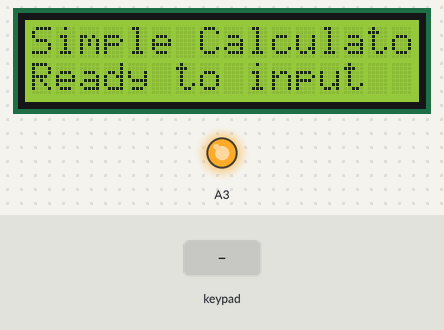
Bench run of a sketch on a simulated Arduino Uno, built with avr-gcc and run on an emulated ATmega328P. On the bench: 16×2 character LCD, output pins drawn as LEDs (lit = HIGH). Wiring (inferred from the names in the program): 4×4 keypad with keys 1 2 3 A 4 5 6 B 7 8 9 C * 0 # D (labels assumed): rows pin 9, pin 8, pin 7, pin 6; columns pin 5, pin 4, pin 3, pin 2. Inputs (shaded band) come from the test bench. Pins used as bus, display or sensor lines are not drawn; what the sketch prints to the serial monitor is not drawn.

Above: at 1.6 s.
1.7 s: keypad keys 9 8 7 6 # pressed 0.4 s apart
At 3.8 s:
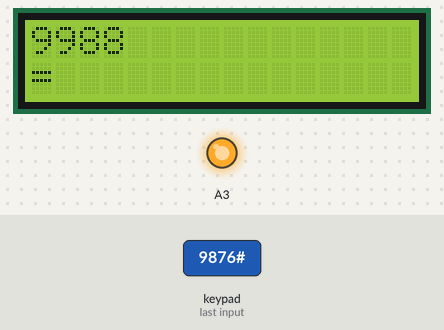
5.2 s: key '*' pressed
At 6.4 s:
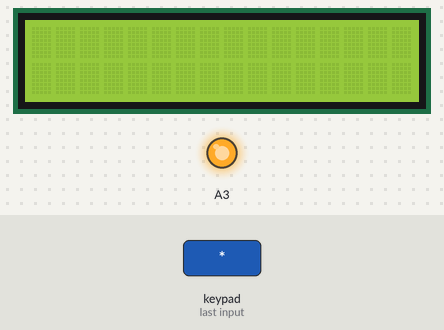
6.7 s: key 'A' pressed
At 7.6 s:
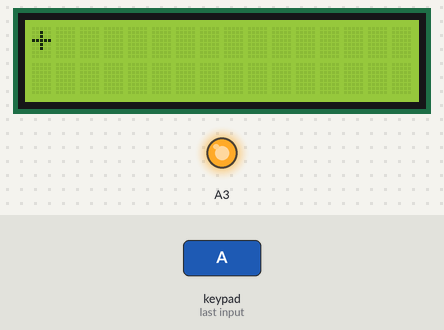
8.2 s: keypad keys 5 4 3 2 # pressed 0.4 s apart
At 11.2 s:
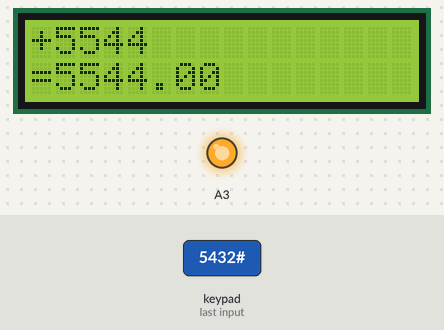
Timing chart, 0 to 12.7 s (numbered marks = the images above; inputs shaded):
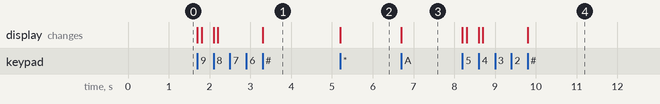

Measured:
- after the input at 1.7 s, the display: first changes at once (image 1 shows a later state)
- after the input at 5.2 s, the display: changes at once (image 2)
- after the input at 6.7 s, the display: changes at once (image 3)
- after the input at 8.2 s, the display: first changes at once (image 4 shows a later state)

The sketch:

arduino_calculator_using_keypad.ino
```cpp
#if 0
  #include <Wire.h>
  #include <LiquidCrystal_I2C.h>
  LiquidCrystal_I2C lcd(0x27,16,2);  // set the LCD address to 0x27 for a 16 chars and 2 line display
#else
  #include <LiquidCrystal.h>
  LiquidCrystal lcd(A0,A1,13,12,11,10);
#endif

#define VER  1.0f
#define val_cnt 4

int chk_init = 0;
int val, val2 = 0;
int key_val = 0;
int set_cal = 0;
int cal_end = 0;
long digit4_sum_1 = 0;
long digit4_sum_2 = 0;
double digit4_total = 0;

const int numRows = 4;
const int numCols = 4;
int input_num = 0;

int reset_val = 0;
int reading;

long time = 0;        // LED ON/OFF
long debounce = 100;  // Debounce 1000

int pinRows[numRows] = {9, 8, 7, 6};
int pinCols[numCols] = {5, 4, 3, 2};

void Reset();

void setup()
{
    pinMode(13, OUTPUT); //LED HOPE

    //MsTimer2::set(500, TimerISR); // 0.5sec
    //MsTimer2::start();

    Serial.begin(9600);    // init Serial communication
    Serial.print("Simple Calc Program");
    Serial.print("VER :");
    Serial.println(VER);

#if 0
    lcd.init();       // initialize the lcd I2C
    lcd.begin(16,2);
    lcd.backlight();  // backlight on
    lcd.print("Digital Calculator");
    lcd.setCursor(0,1);
    lcd.print("Ready to input");
    lcd.setCursor(0,0);
#else
    lcd.begin(16,2);
    lcd.print("Simple Calculator");
    lcd.setCursor(0,1);
    lcd.print("Ready to input");
    lcd.setCursor(0,0);
#endif

    digitalWrite(A3, HIGH);
    delay(200);
    // initialize row pins as INPUT
    for(int i=0; i<numRows; i++)
    {
        pinMode(pinRows[i], INPUT_PULLUP);
    }

    // initialize column pins as OUTPUT
    for(int j=0; j<numCols; j++)
    {
        pinMode(pinCols[j], OUTPUT);
        digitalWrite(pinCols[j], HIGH);
    } // set initial output as HIGH

  	pinMode(A3, OUTPUT);
    delay(200);
}

//void(*resetFunc)(void) = 0;

void clear_init()
{
    lcd.clear();
    val = 0;
    val2 = 0;
    digit4_sum_1 = 0;
    digit4_sum_2 = 0;
    digit4_total = 0;
    set_cal = 0;
    cal_end = 0;
}

void loop()
{
    // Check input
    for(int j=0; j<numCols; j++)
    {
        digitalWrite(pinCols[j], LOW);    // set as LOW to check button press
        for(int i=0; i<numRows; i++)
        {
            input_num = (i * numRows) + j;

            reading = digitalRead(pinRows[i]);

            if(reading == LOW)
            {
                if(millis() - time > debounce)
                {
                  if(!cal_end)
                  {
                    if(input_num == 0) key_val = 1;
                    else if(input_num == 1) key_val = 2;
                    else if(input_num == 2) key_val = 3;
                    else if(input_num == 3) key_val = 10; // +
                    else if(input_num == 4) key_val = 4;
                    else if(input_num == 5) key_val = 5;
                    else if(input_num == 6) key_val = 6;
                    else if(input_num == 7) key_val = 11; // -
                    else if(input_num == 8) key_val = 7;
                    else if(input_num == 9) key_val = 8;
                    else if(input_num == 10) key_val = 9;
                    else if(input_num == 11) key_val = 12; // *
                    else if(input_num == 13) key_val = 0;
                    else if(input_num == 14) key_val = 13; // =
                    else if(input_num == 15) key_val = 14; // /
                  }
                    if(input_num == 12) key_val = 15; // clear_init();

                    if(!chk_init)
                    {
                        lcd.clear();
                        chk_init = 1;
                    }
                    //Serial.println(input_num);
                    time = millis();

                    if(!digit4_sum_1) val=0;

                    switch(key_val)
                    {
                        case 0 ... 9:
                            if(!set_cal)
                            {
                                if(val < val_cnt){
                                  Serial.println(val);
                                  val++;
                                  lcd.setCursor(0,0);
                                  digit4_sum_1 = digit4_sum_1 * 10 + key_val;
                                  lcd.print(digit4_sum_1);
                                }
                            }
                            else
                            {
                                if(val2 < val_cnt){
                                  Serial.println(val2);
                                  val2++;
                                  lcd.setCursor(val+1,0);
                                  digit4_sum_2 = digit4_sum_2 * 10 + key_val;
                                  lcd.print(digit4_sum_2);
                                }
                            }
                            if(digit4_sum_1 == 8800)
                                reset_val = 1;
                            break;

                        case 10:
                            if(!set_cal)
                              lcd.print("+");
                            set_cal = 1;
                            break;

                        case 11:
                            if(!set_cal)
                              lcd.print("-");
                            set_cal = 2;
                            break;

                        case 12:
                            if(!set_cal)
                              lcd.print("*");
                            set_cal = 3;
                            break;

                        case 14:
                            if(!set_cal)
                              lcd.print("/");
                            set_cal = 4;
                            break;

                        case 15:
                            clear_init();
                            break;

                        case 13:
                            lcd.setCursor(0,1);
                            lcd.print("=");
                            cal_end = 1;
                            switch(set_cal){
                                case 1:
                                    digit4_total = digit4_sum_1 + digit4_sum_2;
                                    lcd.print(digit4_total);
                                    break;
                                case 2:
                                    digit4_total = digit4_sum_1 - digit4_sum_2;
                                    lcd.print(digit4_total);
                                    break;
                                case 3:
                                    digit4_total = digit4_sum_1 * digit4_sum_2;
                                    lcd.print(digit4_total);
                                    break;
                                case 4:
                                    digit4_sum_2 == 0 ? lcd.print("Invalid") : digit4_total = (float)digit4_sum_1 / (float)digit4_sum_2;
                                    lcd.print(digit4_total);
                                    break;
                          }
                    }
                }
            }
        }
        digitalWrite(pinCols[j], HIGH);    // set as default (HIGH)
    }

    if(reset_val){ //HW reset
        Reset();
    }
    digitalWrite(A3, HIGH);
}

void Reset()//HW reset
{
    //asm volatile ("jmp 0");
    delay(1000);
    digitalWrite(A3, LOW);
    //resetFunc();
}
```
